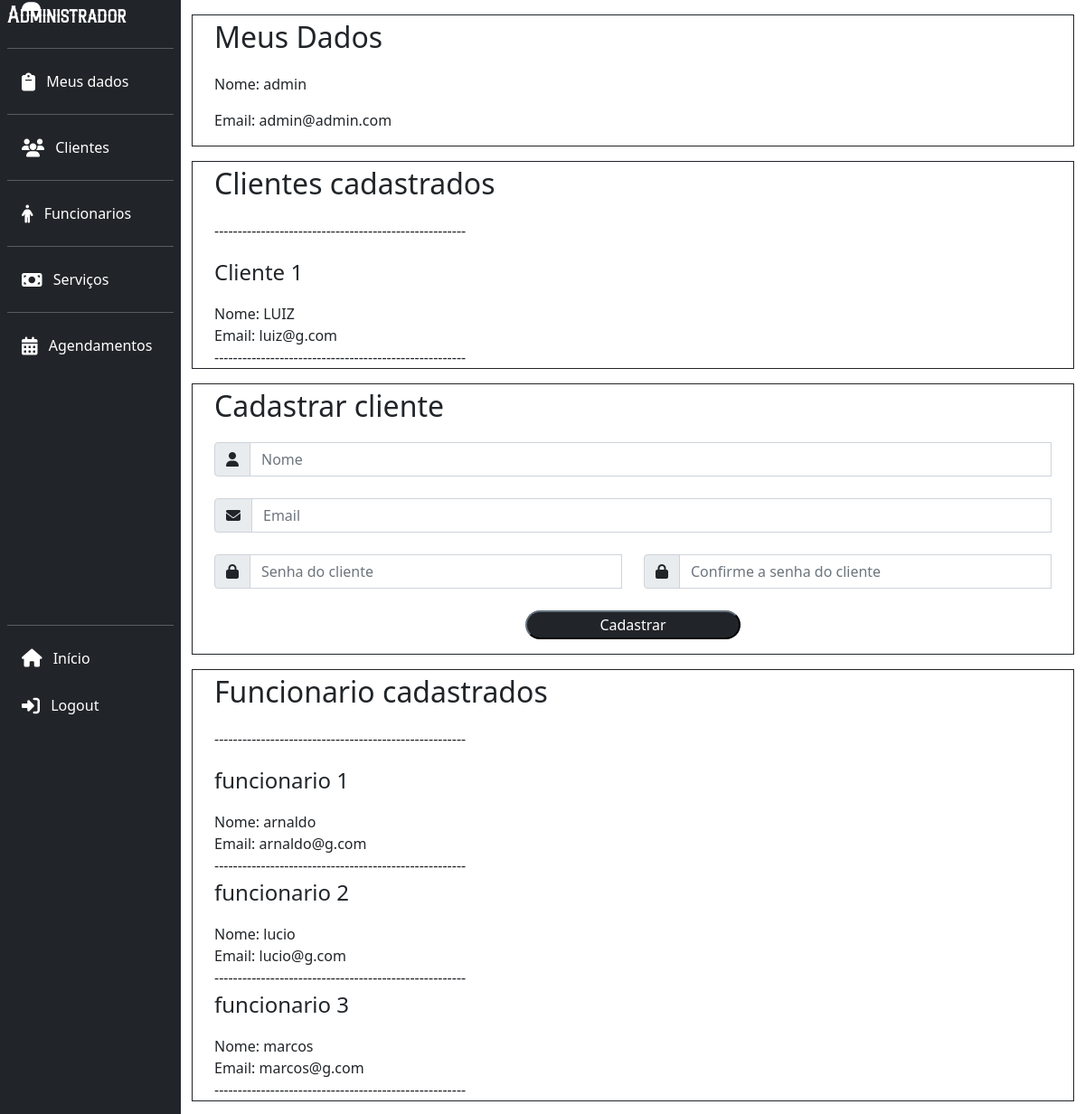
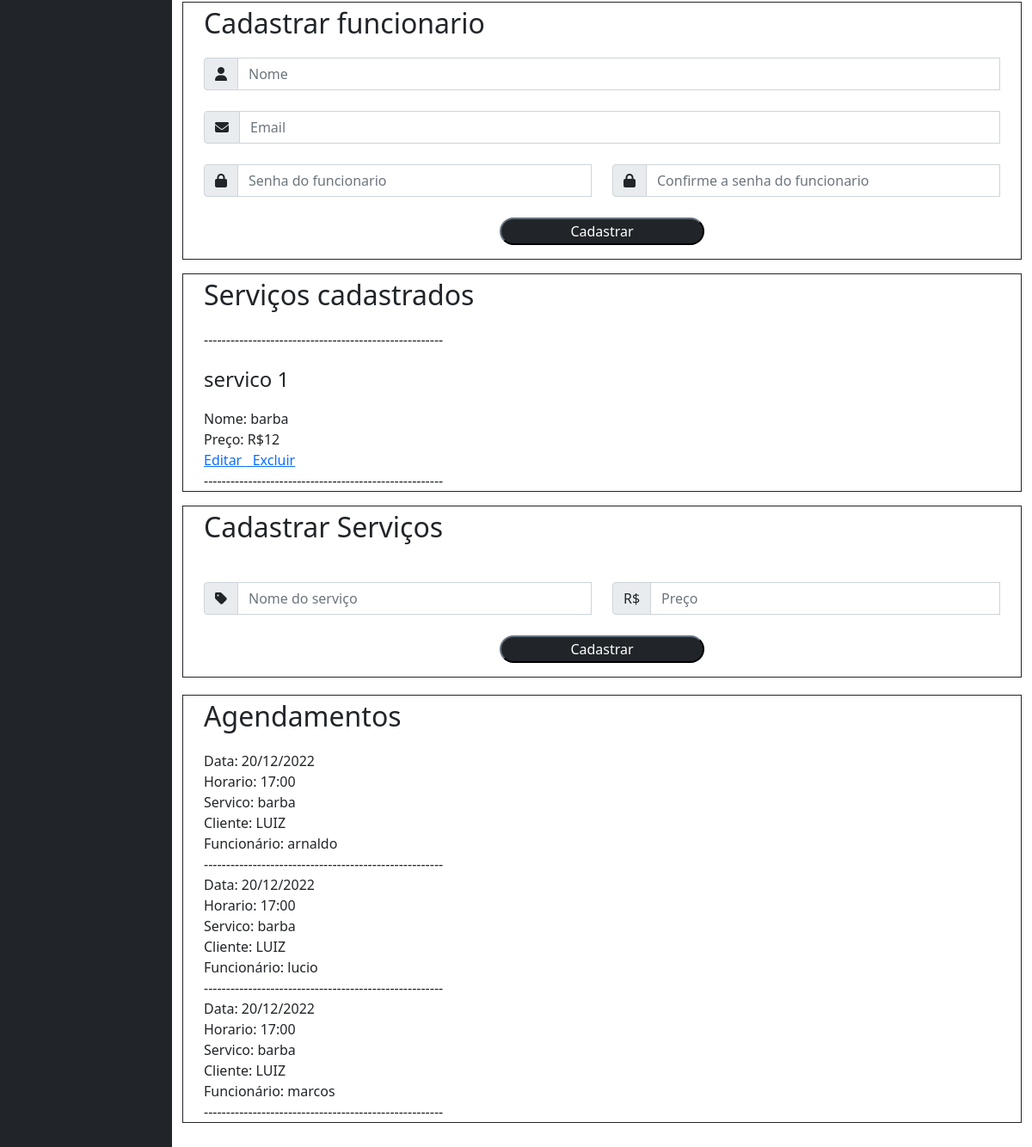
Page /php/perfiladm.php (signed in) on the committed database (2 pictures, top to bottom).
### tables this page shows
CREATE TABLE adm ( 
    id_adm int NOT NULL AUTO_INCREMENT, 
    nome varchar(100) NOT NULL, 
    email varchar(100) NOT NULL, 
    senha varchar(255) NOT NULL, 
    primary key(id_adm) 
);

CREATE TABLE cliente ( 
    id_cliente int NOT NULL AUTO_INCREMENT, 
    nome varchar(100) NOT NULL, 
    email varchar(100) NOT NULL, 
    senha varchar(255) NOT NULL, 
    primary key(id_cliente) 
);

CREATE TABLE funcionario ( 
    id_funcionario int NOT NULL AUTO_INCREMENT, 
    nome varchar(100) NOT NULL, 
    email varchar(100) NOT NULL, 
    senha varchar(255) NOT NULL, 
    primary key(id_funcionario) 
);

CREATE TABLE servico ( 
    id_servico int NOT NULL AUTO_INCREMENT, 
    nome varchar(100) NOT NULL, 
    preco int NOT NULL, 
    primary key(id_servico)
);

CREATE TABLE agendamento (
    id_agendamento int NOT NULL AUTO_INCREMENT,
    id_cliente int NOT NULL,
    id_funcionario int NOT NULL,
    id_servico int NOT NULL,
    horario TIME NOT NULL,
    data_agendamento DATE NOT NULL,
    PRIMARY KEY (id_agendamento),
    FOREIGN KEY (id_funcionario) REFERENCES funcionario(id_funcionario),
    FOREIGN KEY (id_servico) REFERENCES servico(id_servico),
    FOREIGN KEY (id_cliente) REFERENCES cliente(id_cliente)
);

### php/perfiladm.php (the view, shortened to what the rows shown need)
<?php
    include "../sql/conectamysqlcdb.php";
    $id = $_SESSION['adm'];
    $sql1 = "SELECT nome, email, senha FROM adm WHERE id_adm ='$id'";
    $resadm = mysqli_query($mysqli, $sql1);
    $adm = mysqli_fetch_array($resadm);
?>
<html>
    <head>
        <link rel="stylesheet" type="text/css" href="../css/style.css">
        <link href="https://cdn.jsdelivr.net/npm/bootstrap@5.0.0/dist/css/bootstrap.min.css" rel="stylesheet" >
    </head>
    <body>
    <div class="container-fluid">
        <div class="row flex-nowrap">
                <div class="col py-3">
                    <div class="container border border-dark" id="dados">
                    <p class="fs-2">Meus Dados</p>
                    <?php
                        echo "<p>Nome: ".$adm["nome"]."</p>";
                        echo "<p>Email: ".$adm["email"]."</p>";
                    ?>
                </div>
                <div class="col py-3">
                <div class="container border border-dark" id="clientes">
                    <p class="fs-2">Clientes cadastrados</p>
                    <p>------------------------------------------------------</p>
                    <?php
                        $sql1 = "SELECT * FROM cliente;";
                        $rescliente = mysqli_query($mysqli, $sql1);
                        $linhascliente = mysqli_num_rows($rescliente);
                        for($i=0; $i < $linhascliente; $i++){
                            $cliente = mysqli_fetch_array($rescliente);
                            echo "<p class='fs-4'>Cliente ".$cliente['id_cliente']."</p>";
                            echo "Nome: ".$cliente["nome"]."<br>";
                            echo "Email: ".$cliente["email"]."<br>";
                            echo "------------------------------------------------------<br>";
                           }
                    ?>
                </div>
                <div class="col py-3">
                    <div class="container border border-dark">
                </div>
                <div class="col py-3">
                <div class="container border border-dark" id="funcionarios">
                    <p class="fs-2">Funcionario cadastrados</p>
                    <p>------------------------------------------------------</p>
                    <?php
                        $sql2 = "SELECT * FROM funcionario";
                        $resfuncionario = mysqli_query($mysqli, $sql2);
                        $linhasfuncionario = mysqli_num_rows($resfuncionario);
                        for($i=0; $i < $linhasfuncionario; $i++){
                            $funcionario = mysqli_fetch_array($resfuncionario);
                            echo "<p class='fs-4'>funcionario ".$funcionario['id_funcionario']."</p>";
                            echo "Nome: ".$funcionario["nome"]."<br>";
                            echo "Email: ".$funcionario["email"]."<br>";
                            echo "------------------------------------------------------<br>";
                           }
                    ?>
                </div>
                <div class="col py-3">
                    <div class="container border border-dark">
                </div>
                <div class="col py-3">
                <div class="container border border-dark" id="servicos">
                    <p class="fs-2">Serviços cadastrados</p>
                    <p>------------------------------------------------------</p>
                    <?php
                        $sql3 = "SELECT * FROM servico;";
                        $resservico = mysqli_query($mysqli, $sql3);
                        $linhasservico = mysqli_num_rows($resservico);
                        for($i=0; $i < $linhasservico; $i++){
                            $servico = mysqli_fetch_array($resservico);
                            echo "<p class='fs-4'>servico ".$servico['id_servico']."</p>";
                            echo "Nome: ".$servico["nome"]."<br>";
                            echo "Preço: R$".$servico["preco"]."<br>";
                            echo "<a href='alterar-excluir-adm.php?id=".$servico['id_servico']."'>Editar </a>";
                            echo "<a href='alterar-excluir-adm.php?excluir-servico-id=".$servico['id_servico']."'>&nbsp Excluir</a><br><input type='hidden' name='operacao' value='excluir'>";
                            echo "------------------------------------------------------<br>";
                           }
                    ?>
                </div>
                <div class="col py-3">
                <div class="container border border-dark">
                    </div>
                    </div>
                    <div class="container border border-dark mt-1" id="agendamentos">
                    <p class="fs-2">Agendamentos</p>
                    <?php
                        $sql = "SELECT * FROM agendamento";
                        $res = mysqli_query($mysqli, $sql);
                        $linhas = mysqli_num_rows($res);
                        for($i=0; $i < $linhas; $i++){
                            $agendamento = mysqli_fetch_array($res);
                            $idcliente = $agendamento['id_cliente'];
                            $idser = $agendamento['id_servico'];
                            $idfun = $agendamento['id_funcionario'];
                            $hora = date('H:i', strtotime($agendamento['horario']));
                            $data = date('d/m/Y', strtotime($agendamento['data_agendamento']));
                            $sql2 = "SELECT * FROM cliente WHERE id_cliente LIKE $idcliente;";
                            $res2 = mysqli_query($mysqli, $sql2);
                            $array = mysqli_fetch_array($res2);
                            $cliente = $array['nome'];
                            $sql4 = "SELECT * FROM funcionario WHERE id_funcionario LIKE $idfun;";
                            $res4 = mysqli_query($mysqli, $sql4);
                            $array3 = mysqli_fetch_array($res4);
                            $funcionario = $array3['nome'];
                            $sql3 = "SELECT * FROM servico WHERE id_servico LIKE $idser";
                            $res3 = mysqli_query($mysqli, $sql3);
                            $array2 = mysqli_fetch_array($res3);
                            $servico = $array2['nome'];
                            echo "Data: ". $data ."<br>";
                            echo "Horario: ". $hora."<br>";
                            echo "Servico: ".$servico."<br>";
                            echo "Cliente: ".$cliente."<br>";
                            echo "Funcionário: ".$funcionario."<br>";
                            echo "------------------------------------------------------<br>";
                        }
                    ?>
                </div>
                </div>
            </div>
        </div>
        </div>
    </body>
</html>

### rows in the picture
adm: nome "admin", email "admin@admin.com"
cliente: id_cliente "1", nome "LUIZ", email "luiz@g.com"
funcionario: id_funcionario "1", nome "arnaldo", email "arnaldo@g.com"
funcionario: id_funcionario "2", nome "lucio", email "lucio@g.com"
funcionario: id_funcionario "3", nome "marcos", email "marcos@g.com"
servico: id_servico "1", nome "barba", preco "12"
agendamento: data_agendamento "20/12/2022", horario "17:00"
agendamento: data_agendamento "20/12/2022", horario "17:00"
agendamento: data_agendamento "20/12/2022", horario "17:00"
